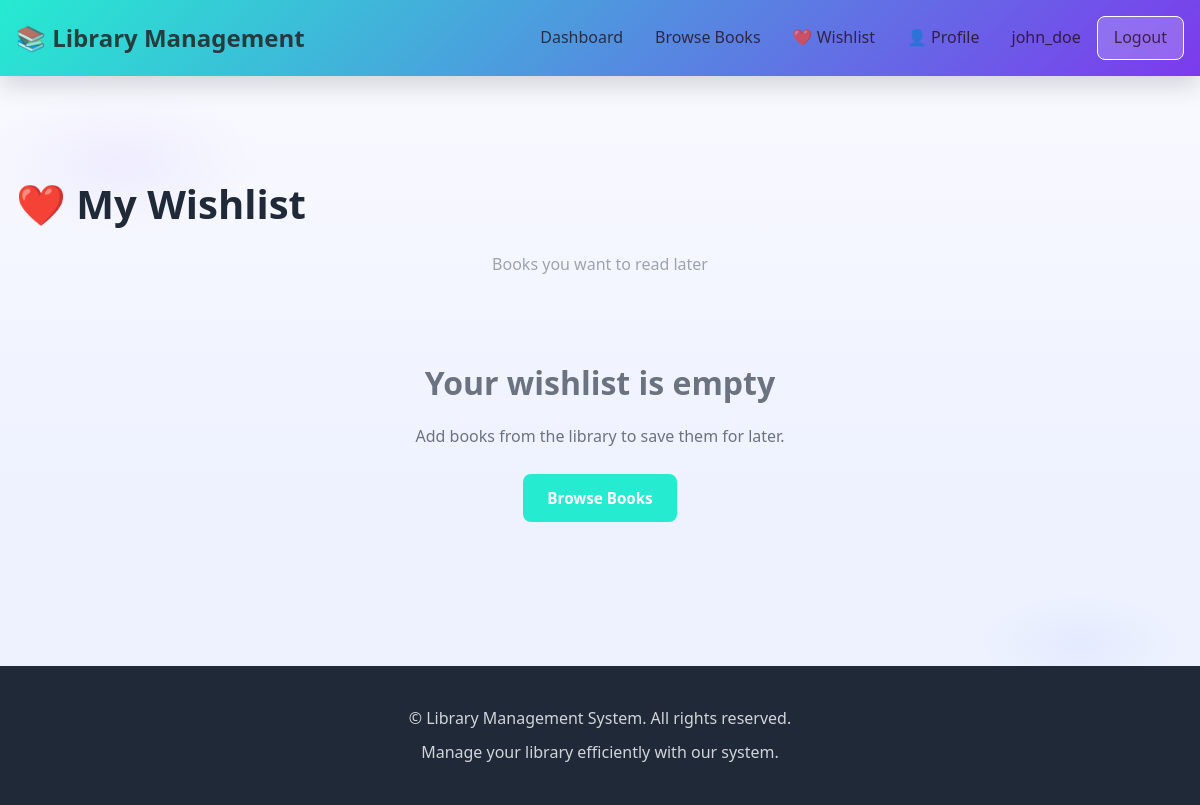
Page /wishlist (signed in) on the earlier database version.
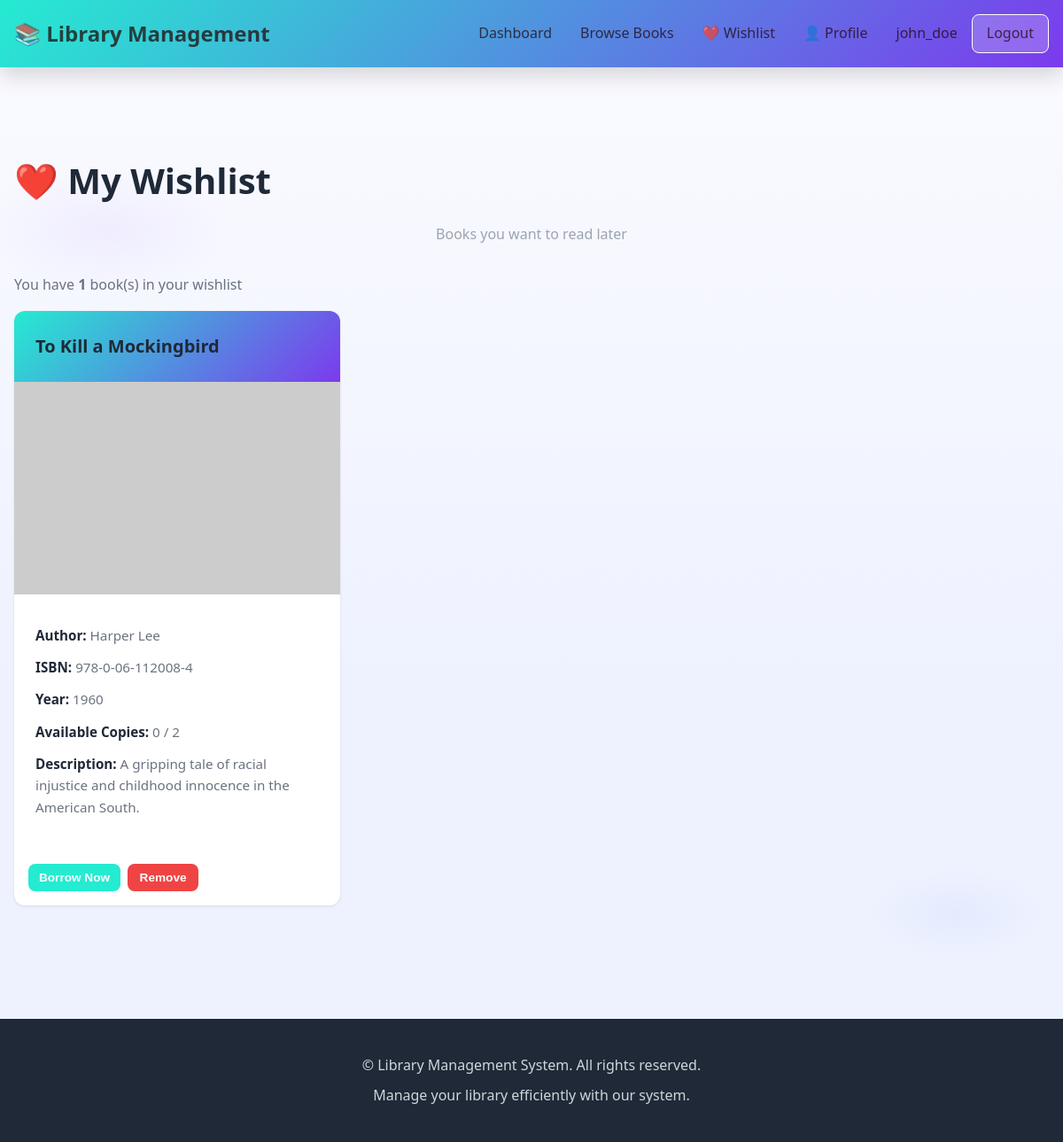
Same page on the later database version.
### models.py (models this page shows, shortened)
class Wishlist(db.Model):
    __tablename__ = 'wishlists'
    id = db.Column(db.Integer, primary_key=True)
    user_id = db.Column(db.Integer, db.ForeignKey('users.id'), nullable=False, index=True)
    book_id = db.Column(db.Integer, db.ForeignKey('books.id'), nullable=False, index=True)
    added_at = db.Column(db.DateTime, default=datetime.now)
    user = db.relationship('User', backref='wishlist')
    book = db.relationship('Book', backref='wishlisted_by')
    __table_args__ = (db.UniqueConstraint('user_id', 'book_id', name='_user_book_uc'),)

class Book(db.Model):
    __tablename__ = 'books'
    id = db.Column(db.Integer, primary_key=True)
    title = db.Column(db.String(200), nullable=False, index=True)
    author = db.Column(db.String(120), nullable=False, index=True)
    isbn = db.Column(db.String(13), unique=True, nullable=False, index=True)
    publication_year = db.Column(db.Integer, nullable=False)
    quantity = db.Column(db.Integer, default=1)
    available = db.Column(db.Boolean, default=True)
    description = db.Column(db.Text, nullable=True)
    image_url = db.Column(db.String(512), nullable=True)
    created_at = db.Column(db.DateTime, default=datetime.now)
    updated_at = db.Column(db.DateTime, default=datetime.now, onupdate=datetime.now)
    borrowings = db.relationship('Borrowing', backref='book', lazy=True, cascade='all, delete-orphan')
    def get_available_count(self):
        borrowed_count = len([b for b in self.borrowings if b.return_date is None])
        return self.quantity - borrowed_count

class Borrowing(db.Model):
    __tablename__ = 'borrowings'
    id = db.Column(db.Integer, primary_key=True)
    user_id = db.Column(db.Integer, db.ForeignKey('users.id'), nullable=False, index=True)
    book_id = db.Column(db.Integer, db.ForeignKey('books.id'), nullable=False, index=True)
    borrow_date = db.Column(db.DateTime, default=datetime.now, nullable=False)
    due_date = db.Column(db.DateTime, nullable=False)
    return_date = db.Column(db.DateTime, nullable=True)

### app.py (the view)
@app.route('/wishlist')
def wishlist():
    if 'user_id' not in session:
        flash('Please log in first.', 'error')
        return redirect(url_for('login'))
    user = User.query.get(session['user_id'])
    wishlist_items = Wishlist.query.filter_by(user_id=user.id).all()
    return render_template('wishlist.html', wishlist_items=wishlist_items)

### app.py (called while the page is built)
@app.context_processor
def inject_user():
    user = None
    if 'user_id' in session:
        user = User.query.get(session['user_id'])
    return dict(current_user=user)

### templates/wishlist.html (shortened to what this page needs)
{% extends "base.html" %}
{% block content %}
<div class="container">
    <div class="wishlist-header">
        <h1>❤️ My Wishlist</h1>
        <p class="subtitle">Books you want to read later</p>
    </div>
    {% if wishlist_items %}
        <div class="wishlist-count">
            <p>You have <strong>{{ wishlist_items|length }}</strong> book(s) in your wishlist</p>
        </div>
        <div class="wishlist-grid">
            {% for item in wishlist_items %}
            <div class="wishlist-card">
                <div class="book-header">
                    <h3>{{ item.book.title }}</h3>
                </div>
                <div class="wishlist-media">
                    <img class="wishlist-cover" src="{{ item.book.image_url or 'https://via.placeholder.com/160x240?text=No+Cover' }}" alt="{{ item.book.title }} cover" onerror="this.src='https://via.placeholder.com/160x240?text=No+Cover'">
                </div>
                <div class="book-details">
                    <p><strong>Author:</strong> {{ item.book.author }}</p>
                    <p><strong>ISBN:</strong> {{ item.book.isbn }}</p>
                    <p><strong>Year:</strong> {{ item.book.publication_year }}</p>
                    <p><strong>Available Copies:</strong> {{ item.book.get_available_count() }} / {{ item.book.quantity }}</p>
                    {% if item.book.description %}
                    <p><strong>Description:</strong> {{ item.book.description[:200] }}{% if item.book.description|length > 200 %}...{% endif %}</p>
                    {% endif %}
                </div>
                <div class="wishlist-actions">
                    {% if item.book.available %}
                    <form method="POST" action="{{ url_for('borrow_book', book_id=item.book.id) }}" style="display:inline;">
                        <button type="submit" class="btn btn-primary btn-small">Borrow Now</button>
                    </form>
                    {% else %}
                    <button type="button" class="btn btn-disabled btn-small" disabled>Not Available</button>
                    {% endif %}
                    <form method="POST" action="{{ url_for('remove_from_wishlist', wishlist_id=item.id) }}" style="display:inline;">
                        <button type="submit" class="btn btn-danger btn-small" title="Remove from wishlist">Remove</button>
                    </form>
                </div>
            </div>
            {% endfor %}
        </div>
    {% else %}
        <div class="empty-state">
            <h2>Your wishlist is empty</h2>
            <p>Add books from the library to save them for later.</p>
            <a href="{{ url_for('books') }}" class="btn btn-primary">Browse Books</a>
        </div>
    {% endif %}
</div>
{% endblock %}

Differences in the rows shown:
added Wishlist: book "To Kill a Mockingbird", book.author "Harper Lee", book.isbn "978-0-06-112008-4", book.publication_year "1960", book.get_available_count "0", book.quantity "2", book "A gripping tale of racial injustice and childhood innocence in the American South."
Other differences:
{{ wishlist_items|length }}: (not shown) → "1"
text no longer shown: "Your wishlist is empty Add books from the library to save them for later. Browse Books"
text now shown: "You have book(s) in your wishlist"
